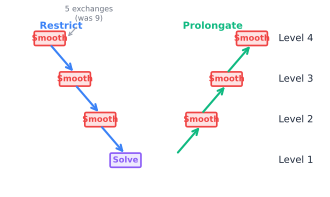

Generate this figure with Python:
import matplotlib.pyplot as plt
import matplotlib.patches as patches
import numpy as np

fig, ax = plt.subplots(1, 1, figsize=(3.5, 3.0))

# V-cycle levels (4 levels: fine at top, coarse at bottom)
n_levels = 4
level_labels = [f'Level {n_levels - i}' for i in range(n_levels)]
y_positions = np.linspace(2.8, 0.4, n_levels)

# V-shape x positions
x_left = np.linspace(0.5, 2.0, n_levels)   # descending (restriction)
x_right = np.linspace(4.5, 3.0, n_levels)  # ascending (prolongation)

c_restrict = '#3B82F6'   # blue for restriction
c_prolong  = '#10B981'   # green for prolongation
c_smooth   = '#EF4444'   # red for smoothing boxes
c_solve    = '#8B5CF6'   # purple for direct solve
c_dark     = '#1E293B'

box_w, box_h = 0.55, 0.22

# Draw restriction arrows (left leg, top to bottom)
for i in range(n_levels - 1):
    ax.annotate('', xy=(x_left[i+1] + box_w/2, y_positions[i+1] + box_h),
                xytext=(x_left[i] + box_w/2, y_positions[i]),
                arrowprops=dict(arrowstyle='->', color=c_restrict, lw=1.5))

# Draw prolongation arrows (right leg, bottom to top)
for i in range(n_levels - 1):
    ax.annotate('', xy=(x_right[i] + box_w/2, y_positions[i]),
                xytext=(x_right[i+1] + box_w/2, y_positions[i+1] + box_h),
                arrowprops=dict(arrowstyle='->', color=c_prolong, lw=1.5))

# Draw smoothing boxes on both legs
for i in range(n_levels):
    # Left leg (pre-smoothing)
    if i < n_levels - 1:
        rect = patches.FancyBboxPatch((x_left[i], y_positions[i]),
                                       box_w, box_h, boxstyle='round,pad=0.03',
                                       facecolor='#FEE2E2', edgecolor=c_smooth, linewidth=1.2)
        ax.add_patch(rect)
        ax.text(x_left[i] + box_w/2, y_positions[i] + box_h/2, 'Smooth',
                ha='center', va='center', fontsize=6, color=c_smooth, fontweight='bold')
    else:
        # Direct solve at coarsest
        rect = patches.FancyBboxPatch((x_left[i], y_positions[i]),
                                       box_w, box_h, boxstyle='round,pad=0.03',
                                       facecolor='#EDE9FE', edgecolor=c_solve, linewidth=1.2)
        ax.add_patch(rect)
        ax.text(x_left[i] + box_w/2, y_positions[i] + box_h/2, 'Solve',
                ha='center', va='center', fontsize=6, color=c_solve, fontweight='bold')

    # Right leg (post-smoothing), skip coarsest
    if i < n_levels - 1:
        rect = patches.FancyBboxPatch((x_right[i], y_positions[i]),
                                       box_w, box_h, boxstyle='round,pad=0.03',
                                       facecolor='#FEE2E2', edgecolor=c_smooth, linewidth=1.2)
        ax.add_patch(rect)
        ax.text(x_right[i] + box_w/2, y_positions[i] + box_h/2, 'Smooth',
                ha='center', va='center', fontsize=6, color=c_smooth, fontweight='bold')

# Level labels on the right
for i in range(n_levels):
    ax.text(5.3, y_positions[i] + box_h/2, level_labels[i],
            ha='left', va='center', fontsize=7, color=c_dark)

# Leg labels
ax.text(1.0, 3.1, 'Restrict', ha='center', fontsize=7, color=c_restrict, fontweight='bold')
ax.text(4.0, 3.1, 'Prolongate', ha='center', fontsize=7, color=c_prolong, fontweight='bold')

# Exchange annotation
ax.annotate('5 exchanges\n(was 9)',
            xy=(x_left[0] + box_w + 0.05, y_positions[0] + box_h/2),
            xytext=(x_left[0] + box_w + 0.5, y_positions[0] + box_h/2 + 0.35),
            fontsize=5.5, color='#6B7280', ha='center',
            arrowprops=dict(arrowstyle='->', color='#9CA3AF', lw=0.8))

ax.set_xlim(-0.1, 6.2)
ax.set_ylim(-0.1, 3.4)
ax.set_aspect('equal')
ax.axis('off')

plt.tight_layout()
plt.savefig('/gpfs/kjhan/Hydro/CUBE_HR5/code_cube/misc/fig_mg_vcycle.pdf',
            dpi=300, bbox_inches='tight', pad_inches=0.05)
plt.close()
print("fig_mg_vcycle.pdf generated successfully")
